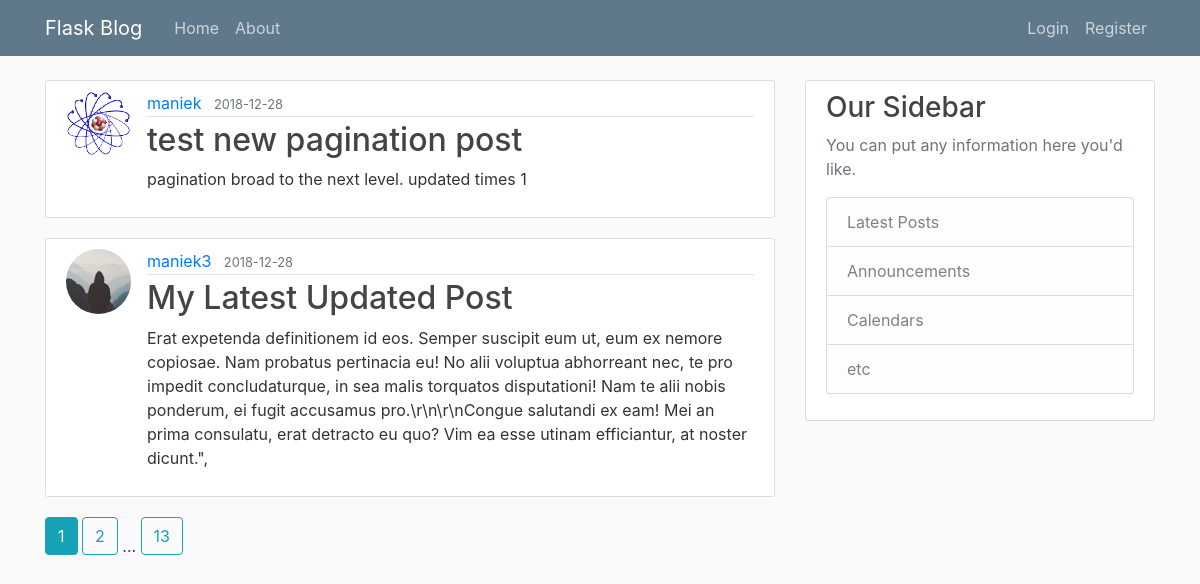
The page /home on the database its author committed.
### blog/models.py (models this page shows, shortened)
class Post(db.Model):
    id = db.Column(db.Integer, primary_key=True)
    title = db.Column(db.String(100), nullable=False)
    date_posted = db.Column(db.DateTime, nullable=False, default=datetime.utcnow)
    content = db.Column(db.Text, nullable=False)
    user_id = db.Column(db.Integer, db.ForeignKey('user.id'), nullable=False)

class User(db.Model, UserMixin):
    id = db.Column(db.Integer, primary_key=True)
    username = db.Column(db.String(20), unique=True, nullable=False)
    email = db.Column(db.String(120), unique=True, nullable=False)
    image_file = db.Column(db.String(20), nullable=False, default='default.jpg')
    password = db.Column(db.String(60), nullable=False)
    posts = db.relationship('Post', backref='author', lazy=True)

### blog/routes.py (the view)
@app.route("/")
@app.route("/home")
def home():
    page = request.args.get('page', 1, type=int)
    posts = Post.query.order_by(Post.date_posted.desc()).paginate(page=page, per_page=2)
    return render_template('home.html', posts=posts)

### blog/templates/home.html
{% extends "layout.html" %}
{% block content %}
{% for post in posts.items %}
<article class="media content-section">
    <img class="rounded-circle article-img"
         src="{{ url_for('static', filename='profile_pics/' + post.author.image_file) }}">
    <div class="media-body">
        <div class="article-metadata">
            <a class="mr-2" href="{{ url_for('user_posts', username=post.author.username) }}">{{ post.author.username }}</a>
            <small class="text-muted">{{ post.date_posted.strftime('%Y-%m-%d') }}</small>
        </div>
        <h2><a class="article-title" href="{{ url_for('post', post_id=post.id) }}">{{ post.title }}</a></h2>
        <p class="article-content">{{ post.content }}</p>
    </div>
</article>
{% endfor %}
{% for page_num in posts.iter_pages(left_edge=1, right_edge=1, left_current=1, right_current=2) %}
{% if page_num %}
{% if page_num == posts.page %}
<a class="btn btn-info mb-4" href="{{ url_for('home', page=page_num) }}">{{ page_num }}</a>
{% else %}
<a class="btn btn-outline-info mb-4" href="{{ url_for('home', page=page_num) }}">{{ page_num }}</a>
{% endif %}
{% else %}
...
{% endif %}
{% endfor %}
{% endblock content %}

### blog/static/main.css (style rules this page uses)
body { background: #fafafa; color: #333333; margin-top: 5rem; }
h1, h2, h3, h4, h5, h6 { color: #444444; }
.content-section { background: #ffffff; padding: 10px 20px; border: 1px solid #dddddd; border-radius: 3px; margin-bottom: 20px; }
.article-title { color: #444444; }
.article-content { white-space: pre-line; }
.article-img { height: 65px; width: 65px; margin-right: 16px; }
.article-metadata { padding-bottom: 1px; margin-bottom: 4px; border-bottom: 1px solid #e3e3e3 }

### rows shown on the page
Post: image_file (picture), author.username "maniek", date_posted "2018-12-28", title "test new pagination post", content "pagination broad to the next level. updated times 1"
Post: image_file (placeholder picture), author.username "maniek3", date_posted "2018-12-28", title "My Latest Updated Post", content "Erat expetenda definitionem id eos. Semper suscipit eum ut, eum ex nemore copiosae. Nam probatus pertinacia eu! No alii voluptua abhorreant nec, te pro impedit concludaturque, in sea malis torquatos disputationi! Nam te alii nobis ponderum, ei fugit accusamus pro.\\r\\n\\r\\nCongue salutandi ex eam! Mei an prima consulatu, erat detracto eu quo? Vim ea esse utinam efficiantur, at noster dicunt.\","

### other values the page prints
{{ page_num }} "1"
{{ page_num }} "2" "13"
